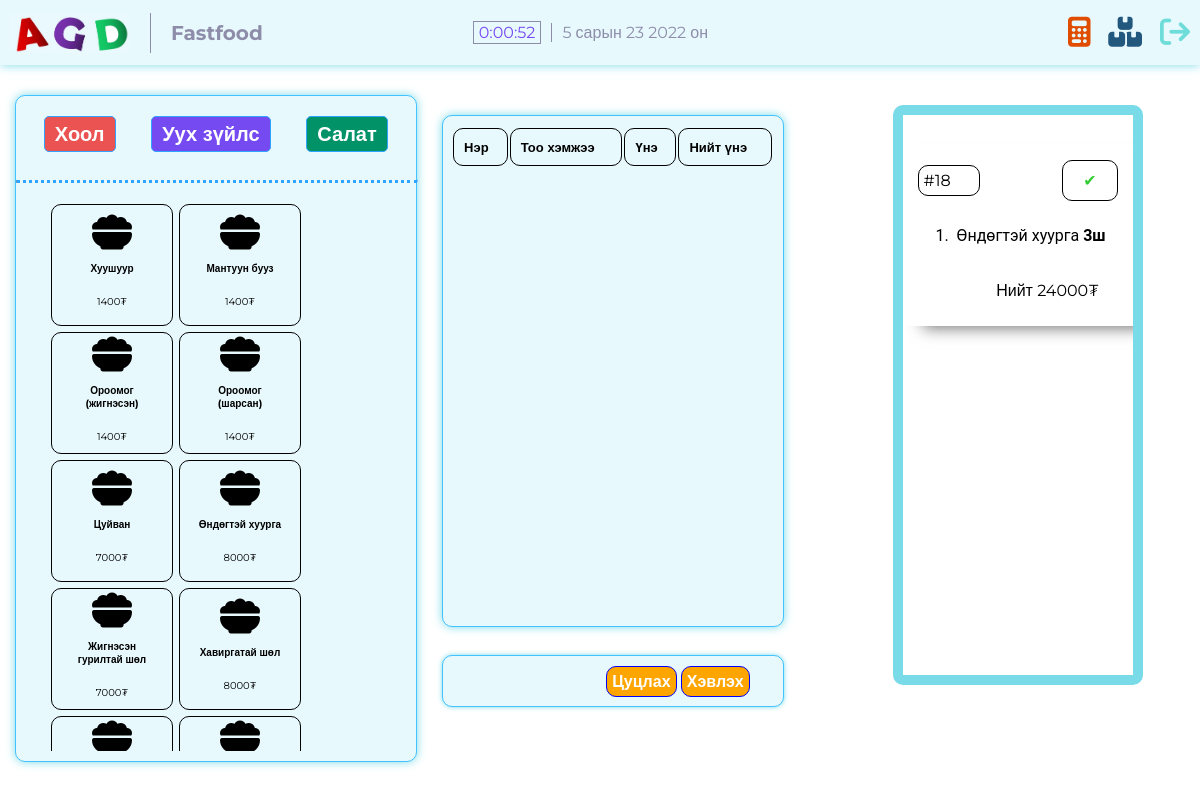
The page / on the database its author committed.
### agd/models.py (models this page shows, shortened)
class Food(models.Model):
    name = models.CharField(max_length=200)
    price = models.IntegerField()
    food_type = models.CharField(max_length=10, default=['drink', 'food', 'salad'])

### agd/views.py (the view)
# urls.py: path('', views.index, name='index'),
def index(request):
    context = dict()
    context['foods'] = Food.objects.all()
    result = list()
    for order in Order.objects.all():
        data = dict(foods=list(), total=0)
        data['id'] = order.id
        data['total'] = order.total
        data['is_paid'] = order.is_paid
        for ordered_food in OrderedFoods.objects.filter(order=order):
            data_food = {
                "name": ordered_food.food.name,
                "quantity": ordered_food.quantity
            }
            data['foods'].append(data_food)
        result.append(data)
    context['orders'] = result
    return render(request, 'agd/index.html', context)

### agd/templates/agd/index.html (shortened to what this page needs)
{% load static %}
<!DOCTYPE html>
<html lang="en" dir="ltr">
<head>
  <link rel="stylesheet" href="{% static 'styles.css' %}">
  <link rel="stylesheet" href="https://cdnjs.cloudflare.com/ajax/libs/font-awesome/6.1.1/css/all.min.css"
 />
</head>
<body onload="startTime(); startDate();">
  <div class="navbar">
    <div class="brand">
      <img class="agd" src="{% static 'images/AGD.jpg' %}" width="120" height="40" alt="">
      <span class="fastfood-logo">Fastfood</span>
    </div>
    <div class="date">
      <span id="datetime"></span>
      <span id="day-month-year"></span>
    </div>
    <div class="tools">
      <i class="calculator fa-solid fa-calculator"></i>
      <i class="tasks fa-solid fa-boxes-stacked"></i>
      <i class="logout fa-solid fa-arrow-right-from-bracket"></i>
    </div>
  </div>
  <div class="main-body">
    <div class="menu">
      <div class="menu-navbar">
        <button class="btn food-button">Хоол</button>
        <button class="btn drink-button">Уух зүйлс</button>
        <button class="btn salad-button">Салат</button>
      </div>
      <hr>
      <div class="pictures">
        <div class="slider-wrapper">
          <div class="food-pictures">
              {% for food in foods %}
                  {% if food.food_type == 'food' %}
                  <div class="picture-and-text" id="{{ food.id }}">
                    <i class="fa fa-thin fa-bowl-food"></i>
                    <p class="food-name"><strong>{{ food.name }}</strong></p>
                    <p class="food-price">{{ food.price }}₮</p>
                  </div>
                  {% endif %}
              {% endfor %}
          </div>
        </div>
      </div>
    </div>
    <div class="board">
      <div class="quantity-board">
        <table class="calculator-table">
          <tr class="header-row">
            <th>Нэр</th>
            <th>Тоо хэмжээ</th>
            <th>Үнэ</th>
            <th>Нийт үнэ</th>
          </tr>
        </table>
      </div>
      <div class="sum-board">
        <div class="sum-board-buttons">
          <button class="sum-board-button cancel-button">Цуцлах</button>
          <button class="sum-board-button submit-button">Хэвлэх</button>
        </div>
      </div>
    </div>
    <div class="duties">
        {% for order in orders %}
        <div class="duty" id="{{ order.id }}">
            <div class="duty-header">
                <p class="duty-id">#{{ order.id }}</p>
                <div class="done">✔</div>
            </div>
            <ul class="duty-list">
                {% for food in order.foods %}
                    <li class="duty-list-item">{{ food.name }} <b>{{ food.quantity }}ш</b></li>
                {% endfor %}
            </ul>
            <p class="duty-amount">Нийт {{ order.total }}₮</p>
        </div>
        {% endfor %}
    </div>
  </div>
</body>
</html>

### rows shown on the page
Food: name "Хуушуур", price "1400"
Food: name "Мантуун бууз", price "1400"
Food: name "Ороомог (жигнэсэн)", price "1400"
Food: name "Ороомог (шарсан)", price "1400"
Food: name "Цуйван", price "7000"
Food: name "Өндөгтэй хуурга", price "8000", name "Өндөгтэй хуурга"
Food: name "Жигнэсэн гурилтай шөл", price "7000"
Food: name "Хавиргатай шөл", price "8000"

### other values the page prints
{{ order.id }} "18"
{{ food.quantity }} "3"
{{ order.total }} "24000"
